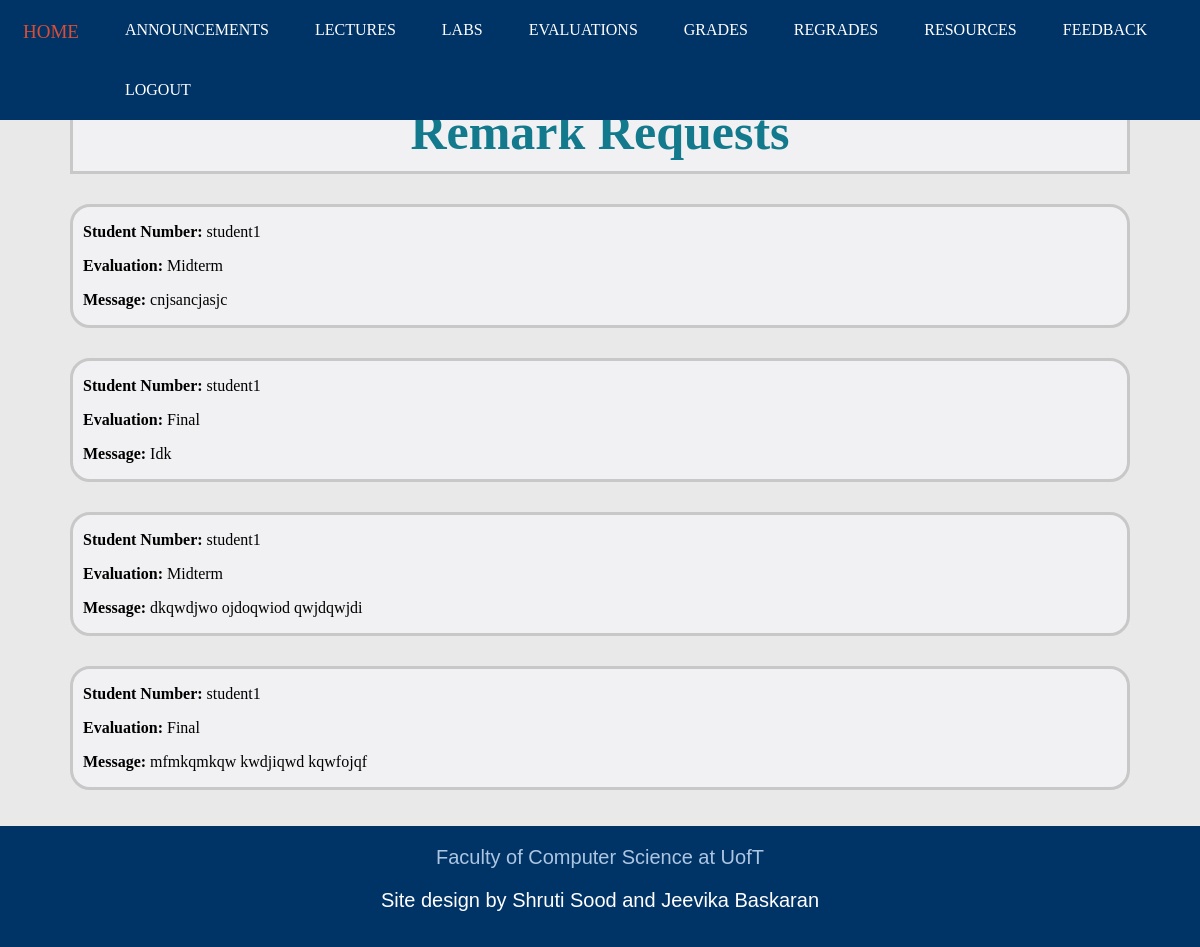
The app's page /regrades_i.html (signed in) with its own data.
### tables this page shows
CREATE TABLE "RemarkRequests" (
	"UtorID"	TEXT,
	"Evaluation"	TEXT,
	"Reason"	TEXT
);

### app.py (the view)
@app.route('/regrades_i.html')
def regrades_i():
    if session.get('current_login') == None:
        return render_template('login.html')
    else:
        sql = """ SELECT * FROM RemarkRequests """
        requests = db.engine.execute(text(sql))
        return render_template('regrades_i.html', requests = requests)

### templates/regrades_i.html (shortened to what this page needs)
<!DOCTYPE html>
<html>
<head>
	<link rel="stylesheet" type="text/css" href="static/StyleSheets/regrades_i.css">
	<link rel="stylesheet" type="text/css" href="static/StyleSheets/headerfooter.css">
</head>
<body>
	<div class = "navbar">
		<a href="index_i.html">HOME</a>
		<a href="announcements_i.html">ANNOUNCEMENTS</a>
		<a href="lectures_i.html">LECTURES</a>
		<a href="labs_i.html">LABS</a>
		<a href="evaluations_i.html">EVALUATIONS</a>
		<a href="grades_i.html">GRADES</a>
		<a href="regrades_i.html">REGRADES</a>
		<a href="resources_i.html">RESOURCES</a>
		<a href="feedback_i.html">FEEDBACK</a>
		<a href="logout">LOGOUT</a>
	</div>
	<div class = "title">
		<section class="title_sec">
			<h1>Remark Requests</h1>
		</section>
	</div>
	{% for request in requests %}
	<div class = "requests">
		<section class="request">
			<p><strong>Student Number:</strong> {{ request['UtorID'] }} </p>
			<p><strong>Evaluation: </strong> {{ request['Evaluation'] }}</p>
			<p> <strong>Message: </strong> {{ request['Reason'] }} <p>
		</section>
	</div>
	{% endfor %}
	<br><br>
	<div class = "footer">
		<a href="https://web.cs.toronto.edu/" target="_blank">Faculty of Computer Science at UofT</a>
		<p>Site design by Shruti Sood and Jeevika Baskaran</p>
	</div>
</body>
</html>

### static/StyleSheets/regrades_i.css (style rules this page uses)
.title { margin-top: 90px; background-color: #F1F1F3; margin-left: 70px; margin-right: 70px; }
.title_sec { padding-left: 10px; padding-right: 10px; border: solid; border-color: #C8C8C8; display: block; }
.title_sec h1 { color: #127a8c; font-size: 50px; text-align: center; margin:10px; }
.requests { margin-top: 30px; margin-left: 70px; margin-right: 70px; }
.request { padding-left: 10px; padding-right: 10px; border: solid; border-color: #C8C8C8; display: block; border-radius: 20px; background-color: #F1F1F3; }

### static/StyleSheets/headerfooter.css (style rules this page uses)
body { margin:0px; border:0px; padding:0px; background-color: #E9E9E9; }
.navbar { background-color: #003366; position: fixed; top: 0; overflow: hidden; width: 100%; }
.navbar a { float: left; color: white; text-align: center; padding: 21px 23px; text-decoration: none; font-size: 16px; }
.footer { background-color: #003366; overflow: hidden; min-height: 12vh; padding-top: 20px; padding-bottom: 5px; font-family:'Poppins', sans-serif; text-align: center; }
.footer a { color: #ACC6E2; padding-top: : 20px; text-decoration: none; font-size: 20px; }
.footer p { color: white; font-size: 20px; }

### records on screen
RemarkRequests: UtorID "student1", Evaluation "Midterm", Reason "cnjsancjasjc"
RemarkRequests: UtorID "student1", Evaluation "Final", Reason "Idk"
RemarkRequests: UtorID "student1", Evaluation "Midterm", Reason "dkqwdjwo ojdoqwiod qwjdqwjdi"
RemarkRequests: UtorID "student1", Evaluation "Final", Reason "mfmkqmkqw kwdjiqwd kqwfojqf"
